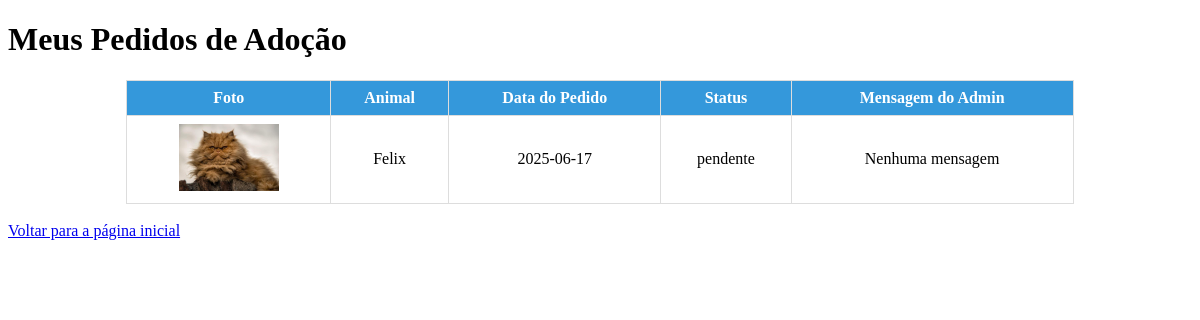
Page /sistema-adocao/Views/usuarios/acompanhamento.php (signed in) on the committed database.
### tables this page shows
CREATE TABLE `adocoes` (
  `id` int(11) NOT NULL,
  `id_usuario` int(11) DEFAULT NULL,
  `id_animal` int(11) DEFAULT NULL,
  `data_pedido` date DEFAULT NULL,
  `status` enum('pendente','aprovado','recusado') DEFAULT 'pendente',
  `respostas_formulario` text DEFAULT NULL,
  `mensagem` text DEFAULT NULL
);

CREATE TABLE `animais` (
  `id` int(11) NOT NULL,
  `nome` varchar(100) DEFAULT NULL,
  `especie` varchar(50) DEFAULT NULL,
  `idade` int(11) DEFAULT NULL,
  `descricao` text DEFAULT NULL,
  `foto` varchar(255) DEFAULT NULL
);

### sistema-adocao/Views/usuarios/acompanhamento.php (the view, shortened to what this page needs)
<?php
require_once '../../Config/banco.php';
$email_usuario = $_SESSION['usuario'];
$q = "SELECT id FROM usuarios WHERE nome = ?";
$stmt = $banco->prepare($q);
$stmt->bind_param("s", $email_usuario);
$stmt->execute();
$result = $stmt->get_result();
if ($result && $result->num_rows > 0) {
    $usuario = $result->fetch_assoc();
    $id_usuario = $usuario['id'];
} else {
    echo "Usuário não encontrado.";
    exit;
}
$q_adocoes = "SELECT a.id, a.data_pedido, a.status, an.nome AS animal_nome, an.foto AS animal_foto FROM adocoes a JOIN animais an ON a.id_animal = an.id WHERE a.id_usuario = ? ORDER BY a.data_pedido DESC";
$stmt_adocoes = $banco->prepare($q_adocoes);
$stmt_adocoes->bind_param("i", $id_usuario);
$stmt_adocoes->execute();
$result_adocoes = $stmt_adocoes->get_result();
?>
<!DOCTYPE html>
<html lang="pt-br">
<head>
</head>
<body>
    <h1>Meus Pedidos de Adoção</h1>
    <?php if ($result_adocoes && $result_adocoes->num_rows > 0): ?>
        <table>
            <thead>
                <tr>
                    <th>Foto</th>
                    <th>Animal</th>
                    <th>Data do Pedido</th>
                    <th>Status</th>
                    <th>Mensagem do Admin</th>
                </tr>
            </thead>
            <tbody>
                <?php while ($adocao = $result_adocoes->fetch_assoc()): ?>
                    <tr>
                        <td><img src="../../uploads/animais/<?php echo htmlspecialchars($adocao['animal_foto']); ?>" alt="Foto do animal"></td>
                        <td><?php echo htmlspecialchars($adocao['animal_nome']); ?></td>
                        <td><?php echo htmlspecialchars($adocao['data_pedido']); ?></td>
                        <td><?php echo htmlspecialchars($adocao['status']); ?></td>
                        <td><?php echo !empty($adocao['mensagem']) ? nl2br(htmlspecialchars($adocao['mensagem'])) : 'Nenhuma mensagem'; ?></td>
                    </tr>
                <?php endwhile; ?>
            </tbody>
        </table>
    <?php else: ?>
        <p>Você ainda não fez nenhum pedido de adoção.</p>
    <?php endif; ?>
    <br>
    <a href="../../index.php">Voltar para a página inicial</a>
</body>
</html>

### sistema-adocao/Views/usuarios/acompanhamento.php (style rules this page uses)
table { border-collapse: collapse; width: 80%; margin-left: auto; margin-right: auto; }
th, td { border: 1px solid #ddd; padding: 8px; text-align: center; }
th { background-color: #3498db; color: white; }
img { max-width: 100px; height: auto; }

### rows in the picture
adocoes: id_animal.foto (picture), id_animal.nome "Felix", data_pedido "2025-06-17", status "pendente"
